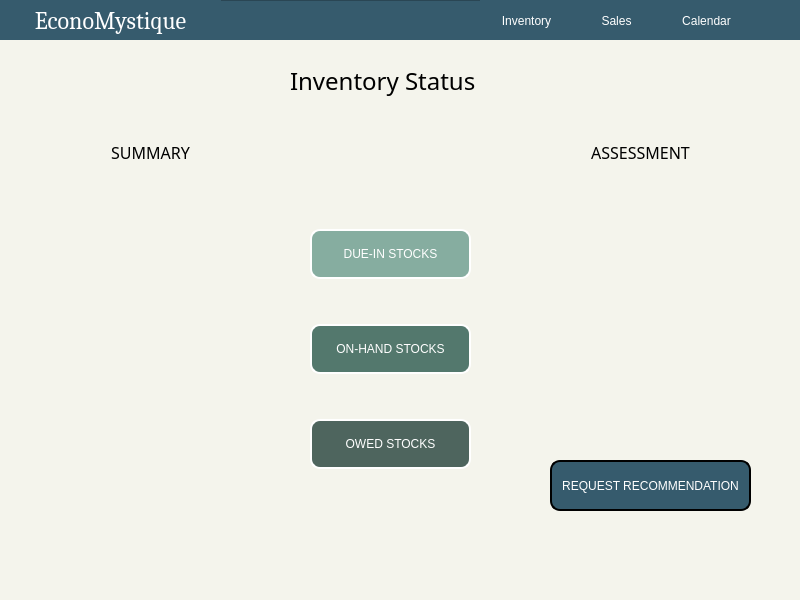
<?xml version="1.0" encoding="UTF-8"?>
<ui version="4.0">
 <class>landingPage</class>
 <widget class="QMainWindow" name="landingPage">
  <property name="geometry">
   <rect>
    <x>0</x>
    <y>0</y>
    <width>800</width>
    <height>600</height>
   </rect>
  </property>
  <property name="windowTitle">
   <string>EconoMystique</string>
  </property>
  <property name="windowIcon">
   <iconset>
    <selectedon>img/econoLogo2.png</selectedon>
   </iconset>
  </property>
  <property name="styleSheet">
   <string notr="true">background-color: #f4f4ec;
color: black;</string>
  </property>
  <widget class="QWidget" name="centralwidget">
   <widget class="QWidget" name="verticalWidget_2" native="true">
    <property name="geometry">
     <rect>
      <x>310</x>
      <y>190</y>
      <width>161</width>
      <height>321</height>
     </rect>
    </property>
    <property name="styleSheet">
     <string notr="true">QWidget#verticalWidget_2{
background: transparent;
}</string>
    </property>
    <layout class="QVBoxLayout" name="verticalLayout_2">
     <item>
      <widget class="QPushButton" name="dueInButton">
       <property name="minimumSize">
        <size>
         <width>0</width>
         <height>50</height>
        </size>
       </property>
       <property name="styleSheet">
        <string notr="true">QPushButton{
	background-color: #86ada0;
	color: white;
	border-style: outset;
	border-width: 2px;
	border-radius:10px;
}
QPushButton:hover {
    background-color: #5b8ca4;
	border: 2px solid #86ada0;
}
QPushButton:pressed {
    border-style: inset;
    background-color: #365b6d;
}</string>
       </property>
       <property name="text">
        <string>DUE-IN STOCKS</string>
       </property>
      </widget>
     </item>
     <item>
      <widget class="QPushButton" name="onHandButton">
       <property name="minimumSize">
        <size>
         <width>0</width>
         <height>50</height>
        </size>
       </property>
       <property name="font">
        <font>
         <italic>false</italic>
         <underline>false</underline>
         <strikeout>false</strikeout>
        </font>
       </property>
       <property name="layoutDirection">
        <enum>Qt::LeftToRight</enum>
       </property>
       <property name="styleSheet">
        <string notr="true">QPushButton {
	background-color: #53786d;
	color: white;
	border-style: outset;
	border-width: 2px;
	border-radius:10px;
}
QPushButton:hover {
    background-color: #5b8ca4;
	border: 2px solid #53786d;
}
QPushButton:pressed {
    border-style: inset;
    background-color: #365b6d;
}</string>
       </property>
       <property name="text">
        <string>ON-HAND STOCKS</string>
       </property>
       <property name="default">
        <bool>false</bool>
       </property>
       <property name="flat">
        <bool>false</bool>
       </property>
      </widget>
     </item>
     <item>
      <widget class="QPushButton" name="owedButton">
       <property name="minimumSize">
        <size>
         <width>0</width>
         <height>50</height>
        </size>
       </property>
       <property name="styleSheet">
        <string notr="true">QPushButton{
	background-color: #4e655e;
	color: white;
	border-style: outset;
	border-width: 2px;
	border-radius:10px;
}
QPushButton:hover {
    background-color: #5b8ca4;
	border: 2px solid #4e655e;
}
QPushButton:pressed {
    border-style: inset;
    background-color: #4e655e;
}</string>
       </property>
       <property name="text">
        <string>OWED STOCKS</string>
       </property>
      </widget>
     </item>
    </layout>
   </widget>
   <widget class="QFrame" name="frame">
    <property name="geometry">
     <rect>
      <x>0</x>
      <y>0</y>
      <width>801</width>
      <height>41</height>
     </rect>
    </property>
    <property name="styleSheet">
     <string notr="true">background: #365b6d;</string>
    </property>
    <property name="frameShape">
     <enum>QFrame::StyledPanel</enum>
    </property>
    <property name="frameShadow">
     <enum>QFrame::Raised</enum>
    </property>
    <widget class="QLabel" name="titleLabel">
     <property name="geometry">
      <rect>
       <x>0</x>
       <y>0</y>
       <width>221</width>
       <height>41</height>
      </rect>
     </property>
     <property name="font">
      <font>
       <family>Cambria</family>
       <pointsize>18</pointsize>
      </font>
     </property>
     <property name="styleSheet">
      <string notr="true">color: white;</string>
     </property>
     <property name="text">
      <string>EconoMystique</string>
     </property>
     <property name="alignment">
      <set>Qt::AlignCenter</set>
     </property>
    </widget>
    <widget class="QPushButton" name="btnCalendar">
     <property name="geometry">
      <rect>
       <x>660</x>
       <y>0</y>
       <width>93</width>
       <height>41</height>
      </rect>
     </property>
     <property name="font">
      <font>
       <pointsize>9</pointsize>
      </font>
     </property>
     <property name="cursor">
      <cursorShape>PointingHandCursor</cursorShape>
     </property>
     <property name="styleSheet">
      <string notr="true">QPushButton {
    background-color: #365b6d;
    color: white;
    border-radius: 50px;
}
QPushButton:hover {
    background-color: #5b8ca4;
}
QPushButton:pressed {
    border-style: inset;
    background-color: #365b6d;
}
</string>
     </property>
     <property name="text">
      <string>Calendar</string>
     </property>
    </widget>
    <widget class="QPushButton" name="btnAccount">
     <property name="geometry">
      <rect>
       <x>750</x>
       <y>0</y>
       <width>51</width>
       <height>41</height>
      </rect>
     </property>
     <property name="cursor">
      <cursorShape>PointingHandCursor</cursorShape>
     </property>
     <property name="styleSheet">
      <string notr="true">QPushButton {
    background-color: #365b6d;
    color: white;
    border-radius: 50px;
}
QPushButton:hover {
    background-color: #5b8ca4;
}
QPushButton:pressed {
    border-style: inset;
    background-color: #365b6d;
}
</string>
     </property>
     <property name="text">
      <string/>
     </property>
     <property name="icon">
      <iconset>
       <normaloff>img/pfBtn.png</normaloff>img/pfBtn.png</iconset>
     </property>
     <property name="iconSize">
      <size>
       <width>40</width>
       <height>40</height>
      </size>
     </property>
    </widget>
    <widget class="QPushButton" name="btnSales">
     <property name="geometry">
      <rect>
       <x>570</x>
       <y>0</y>
       <width>93</width>
       <height>41</height>
      </rect>
     </property>
     <property name="font">
      <font>
       <pointsize>9</pointsize>
      </font>
     </property>
     <property name="cursor">
      <cursorShape>PointingHandCursor</cursorShape>
     </property>
     <property name="styleSheet">
      <string notr="true">QPushButton {
    background-color: #365b6d;
    color: white;
    border-radius: 50px;
}
QPushButton:hover {
    background-color: #5b8ca4;
}
QPushButton:pressed {
    border-style: inset;
    background-color: #365b6d;
}
</string>
     </property>
     <property name="text">
      <string>Sales</string>
     </property>
    </widget>
    <widget class="QPushButton" name="btnInventory">
     <property name="geometry">
      <rect>
       <x>480</x>
       <y>0</y>
       <width>93</width>
       <height>41</height>
      </rect>
     </property>
     <property name="font">
      <font>
       <pointsize>9</pointsize>
      </font>
     </property>
     <property name="cursor">
      <cursorShape>PointingHandCursor</cursorShape>
     </property>
     <property name="styleSheet">
      <string notr="true">QPushButton {
    background-color: #365b6d;
    color: white;
    border-radius: 50px;
}
QPushButton:hover {
    background-color: #5b8ca4;
}
QPushButton:pressed {
    border-style: inset;
    background-color: #365b6d;
}
</string>
     </property>
     <property name="text">
      <string>Inventory</string>
     </property>
    </widget>
   </widget>
   <widget class="QPushButton" name="recommendationButton">
    <property name="geometry">
     <rect>
      <x>550</x>
      <y>460</y>
      <width>201</width>
      <height>51</height>
     </rect>
    </property>
    <property name="cursor">
     <cursorShape>PointingHandCursor</cursorShape>
    </property>
    <property name="styleSheet">
     <string notr="true">QPushButton{
	background: #365b6d;
	color: white;
	border-style: outset;
	border-width: 2px;
	border-radius:10px;
	border-color: black;
}
QPushButton:hover {
    background-color: #5b8ca4;
	border: 2px solid #365b6d;
}
QPushButton:pressed {
    border-style: inset;
    background-color: #365b6d;
}</string>
    </property>
    <property name="text">
     <string>REQUEST RECOMMENDATION</string>
    </property>
    <property name="default">
     <bool>false</bool>
    </property>
   </widget>
   <widget class="QLabel" name="Assessment">
    <property name="geometry">
     <rect>
      <x>500</x>
      <y>127</y>
      <width>281</width>
      <height>51</height>
     </rect>
    </property>
    <property name="font">
     <font>
      <family>Sans Serif Collection</family>
      <pointsize>12</pointsize>
      <weight>50</weight>
      <bold>false</bold>
     </font>
    </property>
    <property name="styleSheet">
     <string notr="true">background-color: transparent;</string>
    </property>
    <property name="text">
     <string>ASSESSMENT</string>
    </property>
    <property name="alignment">
     <set>Qt::AlignCenter</set>
    </property>
   </widget>
   <widget class="QLabel" name="Summary">
    <property name="geometry">
     <rect>
      <x>10</x>
      <y>127</y>
      <width>281</width>
      <height>51</height>
     </rect>
    </property>
    <property name="font">
     <font>
      <family>Sans Serif Collection</family>
      <pointsize>12</pointsize>
      <weight>50</weight>
      <bold>false</bold>
     </font>
    </property>
    <property name="layoutDirection">
     <enum>Qt::LeftToRight</enum>
    </property>
    <property name="styleSheet">
     <string notr="true">background-color: transparent;</string>
    </property>
    <property name="text">
     <string>SUMMARY</string>
    </property>
    <property name="alignment">
     <set>Qt::AlignCenter</set>
    </property>
   </widget>
   <widget class="QListView" name="assessmentListView">
    <property name="geometry">
     <rect>
      <x>500</x>
      <y>190</y>
      <width>291</width>
      <height>241</height>
     </rect>
    </property>
    <property name="styleSheet">
     <string notr="true">background-color: transparent;
color: black;</string>
    </property>
   </widget>
   <widget class="QListView" name="summaryListView">
    <property name="geometry">
     <rect>
      <x>10</x>
      <y>190</y>
      <width>279</width>
      <height>319</height>
     </rect>
    </property>
    <property name="styleSheet">
     <string notr="true">background-color: transparent;
color: black;</string>
    </property>
   </widget>
   <widget class="QWidget" name="verticalLayoutWidget">
    <property name="geometry">
     <rect>
      <x>0</x>
      <y>40</y>
      <width>801</width>
      <height>81</height>
     </rect>
    </property>
    <layout class="QVBoxLayout" name="verticalLayout">
     <property name="leftMargin">
      <number>290</number>
     </property>
     <item>
      <widget class="QLabel" name="InventoryStatus">
       <property name="font">
        <font>
         <family>Sans Serif Collection</family>
         <pointsize>18</pointsize>
         <weight>50</weight>
         <bold>false</bold>
        </font>
       </property>
       <property name="styleSheet">
        <string notr="true">background-color: transparent;</string>
       </property>
       <property name="text">
        <string>Inventory Status</string>
       </property>
      </widget>
     </item>
    </layout>
   </widget>
  </widget>
  <widget class="QStatusBar" name="statusbar"/>
 </widget>
 <resources/>
 <connections/>
</ui>
